Frame 1 (no input): blank canvas, image omitted
Frame 60 (the mouse pressed at the canvas centre just before this capture): blank canvas, image omitted
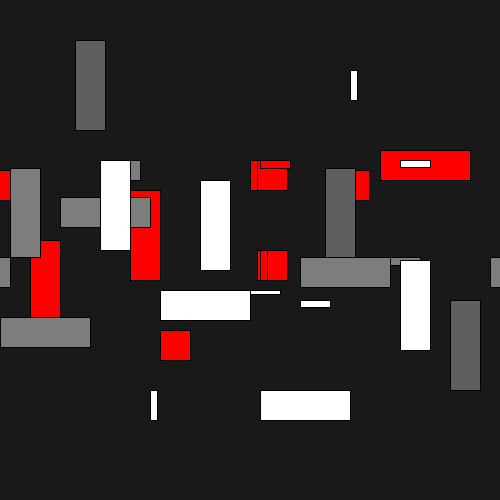
Frame 120 (the mouse held since frame 60 and released just before this capture)

The Processing sketch whose frames 1 and 60 were blank and that drew this single picture after the mouse press (run headless with seeded random() and noise(); from frame 60 on, the mouse is pressed at the canvas centre):

// Processing sketch: processing_53480
// ── processing_53480.pde

float angle =0.0;


void setup() {
  size(500, 500);
  smooth();
}

void draw() {
  translate(width/2, height/2);
  background(25);
  fill(255, 0, 0);
  int mode = 1;

  if (mode ==1) {


    if (mousePressed) {
      mode=2;
    }
  }
  if (mode==2) {



    angle +=0.08;
    float sinVal = sin(angle)*90;
    rect (0, sinVal, 30, 30);

    float cosVal = cos(angle)*90;
    rect(cosVal, 0, 30, 30);

    rect(10, 0, cosVal, 30);
    rect(cosVal, sinVal, 30, 30);

    rect(10, sinVal, 30, cosVal);
    rect(sinVal, 80, 30, 30);
    rect(-120, 30, 30, sinVal);
    rect(-220, 80, 30, sinVal);
    rect(-220, -80, sinVal,30);
    rect(220, -100, sinVal,30);

    rect(220, -100, sinVal,30);

    rect(-sinVal, -80, 30, 30);

    fill(125);

    rect(-240, cosVal, 30, sinVal);
    rect(-100, cosVal-60, sinVal, 30);
    rect(-160, cosVal+60, sinVal, 30);

    rect(140, cosVal, 30, cosVal);

    rect(240, cosVal, 30, 30);
    rect(-240, cosVal, sinVal, 30);
    rect(-140, sinVal, 30, 20);
    rect(sinVal, 40, 30, 30);
    rect(sinVal, 60, 30, cosVal);
    rect(140, cosVal, sinVal, 30);

    fill(255);

    rect(-150, 0, 30, sinVal);

    rect(-50, 20, 30, sinVal);
    rect(50, 50, 30, cosVal);
    rect(150, 100, 30, sinVal);

    rect(150, -90, 30, cosVal);
    rect(0, 40, 30, cosVal-3);
    rect(-90, 50, 30, cosVal);
    rect(0, 40, sinVal, 30);
    rect(100, 140, sinVal, 30);

    rect(-100, 140, cosVal, 30);
    rect(100, -180, cosVal, 30);

    fill(95);
    rect(200, 140, 30, sinVal);
    rect(250, cosVal, 30, sinVal);
    rect(75, cosVal, 30, sinVal);
    rect(-175, -120, 30, sinVal);

    fill(255, 0, 0);
  }
}
                    
